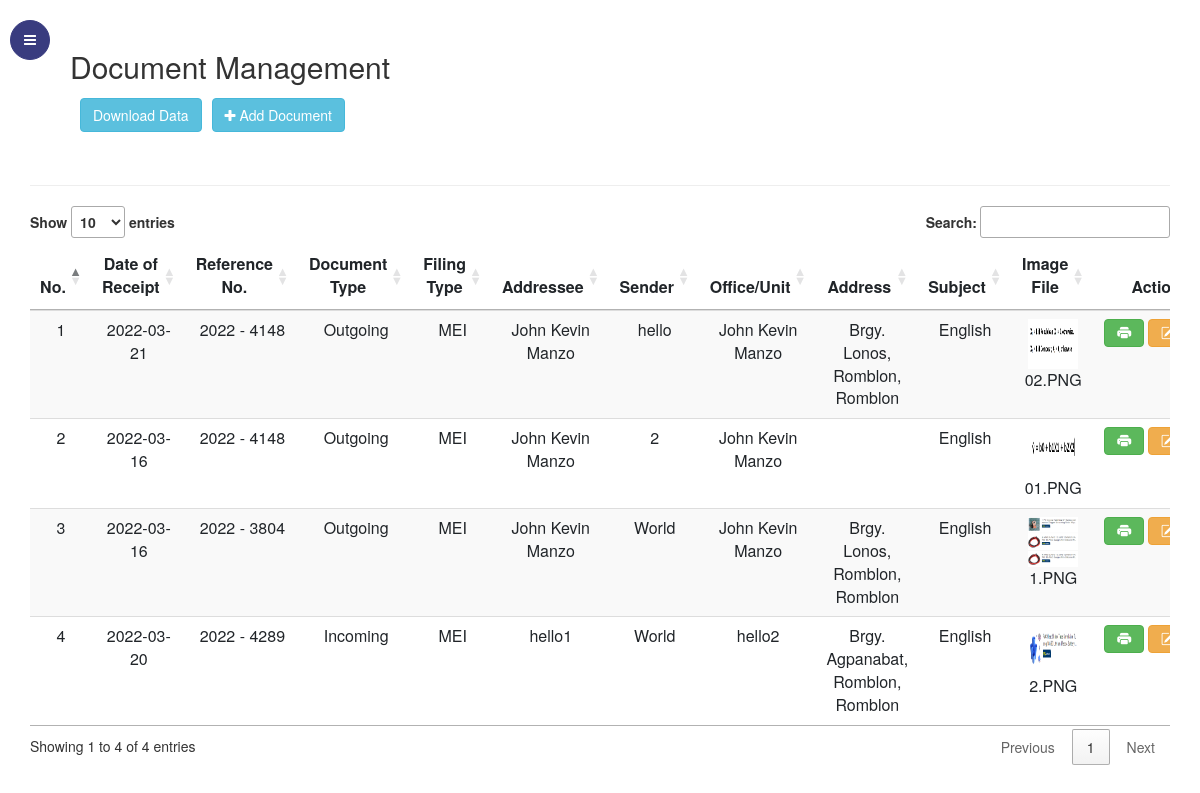
The page /Admin/index.php (signed in) on the database its author committed.
### tables this page shows
CREATE TABLE `document_data` (
  `id` int(10) NOT NULL,
  `reference_id` varchar(50) NOT NULL,
  `n_add` varchar(50) NOT NULL,
  `n_send` varchar(50) NOT NULL,
  `u_sub` varchar(50) NOT NULL,
  `u_filing` varchar(50) NOT NULL,
  `u_unit` varchar(50) NOT NULL,
  `u_dor` date NOT NULL,
  `u_address` varchar(150) NOT NULL,
  `uploaded` datetime NOT NULL,
  `image` varchar(150) NOT NULL,
  `file` longblob NOT NULL,
  `u_document` varchar(50) NOT NULL
);

### Admin/index.php (the view, shortened to what this page needs)
<?php
include('../config.php');
?>
<!doctype html>
<html lang="en">
  <head>
	<link rel="stylesheet" href="https://cdn.jsdelivr.net/npm/bootstrap-icons@1.5.0/font/bootstrap-icons.css">
	<link rel="stylesheet" href="https://stackpath.bootstrapcdn.com/font-awesome/4.7.0/css/font-awesome.min.css">
	<link rel="stylesheet" href="css/style.css">
	<link rel="stylesheet" href="https://maxcdn.bootstrapcdn.com/bootstrap/3.4.1/css/bootstrap.min.css">
    <link rel="stylesheet" href="https://cdnjs.cloudflare.com/ajax/libs/font-awesome/4.7.0/css/font-awesome.min.css">
	<link rel="stylesheet" href="//cdn.datatables.net/1.10.20/css/jquery.dataTables.min.css">
	</head>
  <body >
<div class="wrapper d-flex align-items-stretch">
	<nav id="sidebar" class="active">
		<div class="custom-menu">
			<button type="button" id="sidebarCollapse" class="btn btn-primary">
	          	<i class="fa fa-bars"></i>
	        </button>
        </div>
    </nav>
    <div id="content" class="p-4 p-md-5 pt-5">
		<h2 class="mb-4 dashboard">Document Management</h2>
			<div class="center">
				<div class="box">
					<div class="item-1">
						<form class="exp_btn" method="post" action="../Admin/export.php">
							<input type="submit" name="export" class="btn btn-info" value="Download Data" />
						</form>
					</div>
					<div class="item-2">
						<button class="btn btn-info add" type="button" data-toggle="modal" data-target="#myModal">
							<i class="fa fa-plus"></i> Add Document
						</button>
					</div>
				</div>
			</div>
			<br><br>
  				<hr>
				<table class="table table-sm table-striped table-hover table-responsive" id="myTable">
					<thead>
						<tr>
			   				<th class="text-center" scope="col">No.</th>
							<th class="text-center" scope="col">Date of Receipt</th>
							<th class="text-center" scope="col">Reference No.</th>
							<th class="text-center" scope="col">Document Type</th>
							<th class="text-center" scope="col">Filing Type</th>
							<th class="text-center" scope="col">Addressee</th>
							<th class="text-center" scope="col">Sender</th>
							<th class="text-center" scope="col">Office/Unit</th>
							<th class="text-center" scope="col">Address</th>
							<th class="text-center" scope="col">Subject</th>
							<th class="text-center" scope="col">Image File</th>
							<th class="text-center" scope="col">Actions</th>
						</tr>
					</thead>
					<?php
        				$get_data = "SELECT * FROM document_data order by 1 desc";
        				$run_data = mysqli_query($con,$get_data);
						$i = 0;
        				while($row = mysqli_fetch_array($run_data))
        				{
							$sl = ++$i;
							$id = $row['id'];
							$reference_id = $row['reference_id'];
							$n_add = $row['n_add'];
							$n_send = $row['n_send'];
							$u_filing = $row['u_filing'];
							$u_document = $row['u_document'];
							$u_unit = $row['u_unit'];
							$u_sub = $row['u_sub'];
							$u_address = $row['u_address'];
							$dor = $row['u_dor'];
        					$image = $row['image'];
        					echo "
							<tr>
								<td class='text-center'>$sl</td>
								<td class='text-center'>$dor</td>
								<td class='text-center'>$reference_id</td>
								<td class='text-center'>$u_document</td>
								<td class='text-center'>$u_filing</td>
								<td class='text-center'>$n_add</td>
								<td class='text-center'>$n_send</td>
								<td class='text-center'>$u_unit</td>
								<td class='text-center'>$u_address</td>
								<td class='text-center'>$u_sub</td>
								<td class='text-center'>
									<a href='../upload_images/$image'>
										<img src='../upload_images/$image' alt='' style='width: 50px; height: 50px; ' >
									</a>
								$image
								</td>
								<td class='text-center actions' style='display:flex; align-items: center; justify-content: center; '>
										<a href='../Admin/print.php' target='_blank' class='btn btn-success mr-1 Print' title='Print' style='margin-bottom: 5px; '>
											<i class='bi bi-printer-fill' data-target='../Admin/print.php' aria-hidden='true'></i>
										</a>
									<span style='display:flex; align-items: center; justify-content: center; margin-left: 1px; '>
										<a href='#' class='btn btn-warning mr-1 Edit' title='Edit' style='margin-bottom: 5px; margin-right: 5px; '>
											<i class='bi bi-pencil-square' data-toggle='modal' data-target='#edit$id' aria-hidden='true'></i>
										</a>
										<a href='#' class='btn btn-danger mr-1 Delete' title='Delete' style='margin-bottom: 5px; '>
											<i class='bi bi-trash-fill' data-toggle='modal' data-target='#$id' aria-hidden='true'></i>
							   			</a>
									</span>
								</td>
							</tr>
        				";
        				}
        			?>
				</table>
    </div>
</div>
  </body>
</html>

### rows shown on the page
document_data: sl "1", u_dor "2022-03-21", reference "2022 - 4148", u_document "Outgoing", u_filing "MEI", n_add "John Kevin Manzo", n_send "hello", u_unit "John Kevin Manzo", u_address "Brgy. Lonos, Romblon, Romblon", u_sub "English", image (picture), image "02.PNG"
document_data: sl "2", u_dor "2022-03-16", reference "2022 - 4148", u_document "Outgoing", u_filing "MEI", n_add "John Kevin Manzo", n_send "2", u_unit "John Kevin Manzo", u_sub "English", image (picture), image "01.PNG"
document_data: sl "3", u_dor "2022-03-16", reference "2022 - 3804", u_document "Outgoing", u_filing "MEI", n_add "John Kevin Manzo", n_send "World", u_unit "John Kevin Manzo", u_address "Brgy. Lonos, Romblon, Romblon", u_sub "English", image (picture), image "1.PNG"
document_data: sl "4", u_dor "2022-03-20", reference "2022 - 4289", u_document "Incoming", u_filing "MEI", n_add "hello1", n_send "World", u_unit "hello2", u_address "Brgy. Agpanabat, Romblon, Romblon", u_sub "English", image (picture), image "2.PNG"
